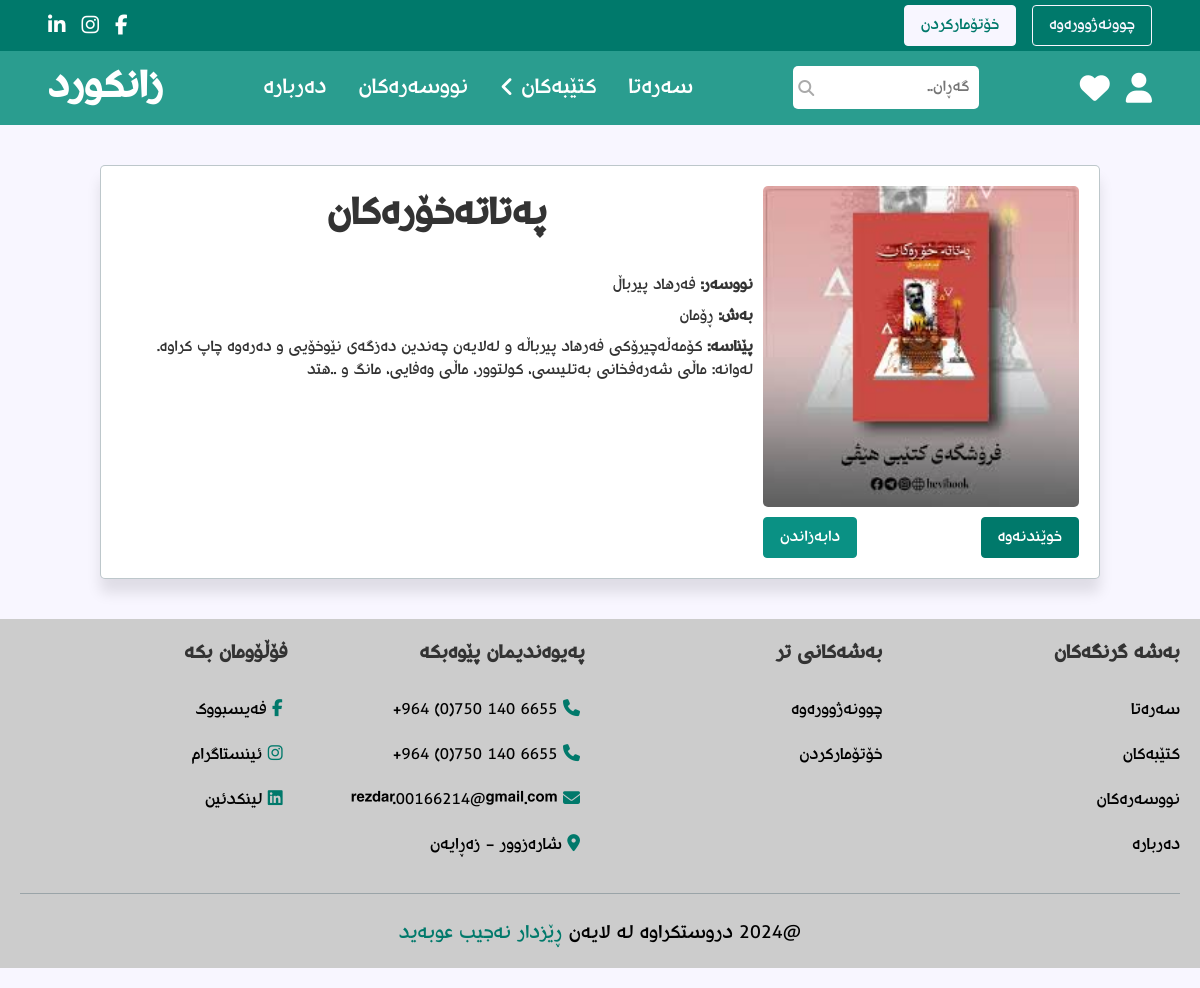
Page /book_details.php?id=27 on the committed database.
### tables this page shows
CREATE TABLE `books` (
  `id` int(11) NOT NULL,
  `name` varchar(25) NOT NULL,
  `author` varchar(25) NOT NULL,
  `image` varchar(100) NOT NULL,
  `file` varchar(100) NOT NULL,
  `category` varchar(25) NOT NULL,
  `description` varchar(1000) NOT NULL
);

### book_details.php (the view, shortened to what this page needs)
<?php
require_once 'config.php';
?>
<!DOCTYPE html>
<html lang="ckb" dir="rtl">
<head>
  <link rel="stylesheet" href="css/styles.css">
  <link rel="stylesheet" href="css/header_style.css">
  <link rel="stylesheet" href="css/footer_styles.css">
</head>
<body>
  <?php
  require_once 'header.php';
  $selected_id = $_GET['id'];
  $select_book = mysqli_query($conn, "SELECT * FROM books WHERE id = $selected_id") or die("Failed to select book");
  $book_details = mysqli_fetch_assoc($select_book);
  ?>
  <section class="book-details">
    <div class="book-details-container">
      <h1 class="title"><?php echo $book_details['name'] ?></h1>
      <div class="image">
        <?php echo '<img src="admin/uploaded_image/' . $book_details['image'] . '" alt="">' ?>
      </div>
      <div class="details">
        <p><b>نووسەر:</b> <?php echo $book_details['author'] ?></p>
        <p><b>بەش:</b> <?php echo $book_details['category'] ?></p>
        <p><b>پێناسە:</b> <?php echo $book_details['description'] ?></p>
      </div>
      <div class="buttons">
        <a href="<?php echo "admin/uploaded_files/" . $book_details['file']; ?>" class="primary-button" target="_blank">خوێندنەوە</a>
        <a href="<?php echo $book_details['file']; ?>" download class="download-button">دابەزاندن</a>
      </div>
    </div>
  </section>
  <?php require_once 'footer.php'; ?>
</body>
</html>

### css/styles.css (style rules this page uses)
:root { --base-font-size: 10px; --primary-color: #00796b; --secondary-color: #2a9d8f; --background-color: #f8f6ff; --gray-color: #aaaaaa; --light-gray: #cccccc; --text-color: #333333; --border: 0.16rem solid rgba(38, 70, 83, 0.3); --border-hover: 0.16rem solid var(--text-color); --box-shadow: 0 1.4rem 1.4rem rgb(0, 0, 0, 0.1); }
* { font-family: rudaw, sans-serif; margin: 0; padding: 0; box-sizing: border-box; outline: none; border: none; text-decoration: none; scroll-behavior: smooth; }
*:first-letter { text-transform: uppercase; }
html { font-size: var(--base-font-size); }
body { background-color: var(--background-color); }
section { padding: 2rem; margin: 2rem 0; background-color: var(--background-color); }
.title { text-align: center; margin-bottom: 2rem; text-transform: uppercase; color: var(--text-color); font-size: 4rem; }
.primary-button, .download-button, .cancel-button, .add-button, .delete-button, .edit-button, .promote-button, .demote-button, .read-message-button, .save-button, .reading-button { display: inline-block; color: white; padding: 0.8rem 1.6rem; font-size: 1.6rem; text-decoration: none; text-align: center; border-radius: 0.4rem; cursor: pointer; transition: background-color 0.3s, color 0.3s, border-color 0.3s; }
.primary-button { background-color: var(--primary-color); border: 0.16rem solid var(--primary-color); }
.download-button { background-color: #0a9184; border: 0.16rem solid #0a9184; }
.book-details, .author-details { display: flex; justify-content: center; align-items: center; }
.book-details-container, .author-details-container { max-width: 1000px; background-color: white; border: var(--border); box-shadow: var(--box-shadow); border-radius: 0.5rem; padding: 2rem; display: grid; grid-template-columns: 1fr 2fr; grid-template-rows: auto 1fr auto; gap: 1rem; }
.book-details-container .image, .author-details-container .image { width: 100%; height: 100%; grid-column: 1; grid-row: 1 / 3; }
.book-details-container .image img, .author-details-container .image img { width: 100%; height: 100%; border-radius: 0.5rem; }
.book-details-container .title, .author-details-container .title { grid-column: 2; grid-row: 1; }
.book-details-container .details, .author-details-container .details { grid-column: 2; grid-row: 2 / 4; }
.book-details-container .details p, .author-details-container .details p { font-size: 1.6rem; color: var(--text-color); margin-bottom: 0.8rem; }
.book-details-container .buttons { display: flex; justify-content: space-between; grid-column: 1; grid-row: 3; }

### css/header_style.css (style rules this page uses)
* { margin: 0; padding: 0; box-sizing: border-box; border: none; outline: none; text-decoration: none; scroll-behavior: smooth; }

### rows in the picture
books: name "پەتاتەخۆرەکان", image (picture), author "فەرهاد پیرباڵ", category "ڕۆمان", description "کۆمەڵەچیرۆکی فەرهاد پیرباڵە و لەلایەن چەندین دەزگەی نێوخۆیی و دەرەوە چاپ کراوە. لەوانە: ماڵی شەرەفخانی بەتلیسی، کولتوور، ماڵی وەفایی، مانگ و ..هتد"
